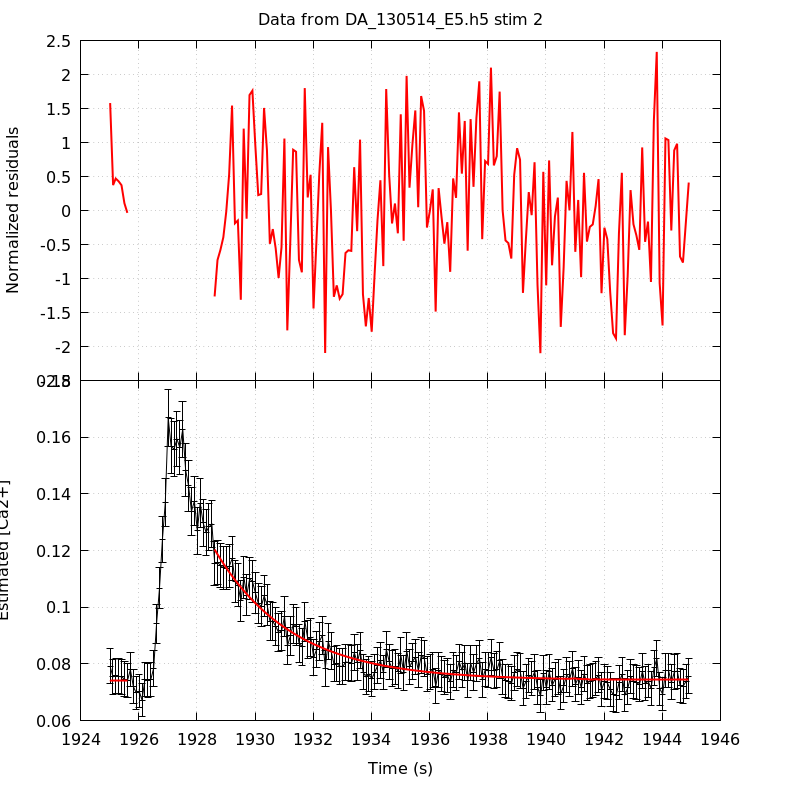

The gnuplot source for this figure:
unset key
set grid
set multiplot title 'Data from DA_130514_E5.h5 stim 2' noenhanced layout 2,1 margins 0.1,0.9,0.1,0.95 spacing 0,0
set ylabel 'Normalized residuals'
set xtics format ''
plot 'DA_130514_E5_aba_RatioFit_s2' using 1:4 with lines linecolor rgb 'red' linewidth 2
set format x '%g'
set xlabel 'Time (s)'
set ylabel 'Estimated [Ca2+]'
plot 'DA_130514_E5_aba_CaRatio_s2' using 1:2:($3*1.96) with yerrorlines \
     linecolor rgb 'black' linewidth 1,                \
     'DA_130514_E5_aba_RatioFit_s2' using 1:3 with lines linecolor rgb 'red'\
     linewidth 2
unset multiplot
